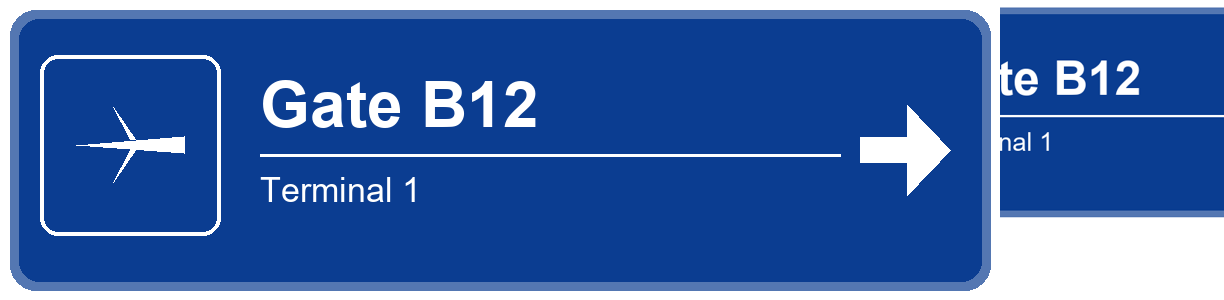
#> input picture data/images/_preprocess_preview.png, 1224 x 300 px
$ python -i preprocess.py   (imports and definitions only)
#> lines starting #> are read from the running program, lines starting #| are printed output that depends on the picture
from __future__ import annotations

import csv
from dataclasses import dataclass
from pathlib import Path

import cv2
import numpy as np
import torch
from torch.utils.data import Dataset, DataLoader
from PIL import Image, ImageEnhance

CLIP_MEAN = (0.48145466, 0.4578275, 0.40821073)
CLIP_STD = (0.26862954, 0.26130258, 0.27577711)
CLIP_INPUT_SIZE = 224

ROOT_DIR = Path(__file__).resolve().parents[2]
DEFAULT_MANIFEST = ROOT_DIR / "data" / "images" / "image_labels.csv"


def load_image(path: str | Path) -> Image.Image:

    bgr = cv2.imread(str(path), cv2.IMREAD_COLOR)
#> bgr is the input picture: shape (300, 1224, 3); mean B, G, R 166.2, 98.4, 58
    if bgr is None:
        raise FileNotFoundError(f"OpenCV could not read image: {path}")
    rgb = cv2.cvtColor(bgr, cv2.COLOR_BGR2RGB)
    return Image.fromarray(rgb)


def resize_and_crop(img: Image.Image, size: int = CLIP_INPUT_SIZE) -> Image.Image:

#> called with size = 224
    w, h = img.size
#> w = 1224; h = 300
    scale = size / min(w, h)
#> scale = 0.747
    new_w, new_h = round(w * scale), round(h * scale)
#> new_w = 914; new_h = 224
    img = img.resize((new_w, new_h), resample=Image.BICUBIC)
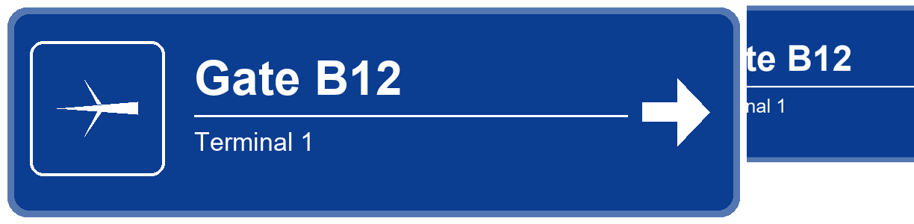
#> img: PIL image 914x224 RGB; mean R, G, B 57.8, 98.3, 166.1

    left = (new_w - size) // 2
#> left = 345
    top = (new_h - size) // 2
#> top = 0
    return img.crop((left, top, left + size, top + size))
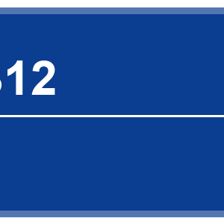
#> returned value: PIL image 224x224 RGB; mean R, G, B 36.7, 81.4, 156.6


def augment(img: Image.Image, angle_range: float = 10.0,
            brightness_range: tuple[float, float] = (0.75, 1.25)) -> Image.Image:

    import random
    angle = random.uniform(-angle_range, angle_range)
    out = img.rotate(angle, resample=Image.BICUBIC, fillcolor=img.getpixel((0, 0)))
    factor = random.uniform(*brightness_range)
    out = ImageEnhance.Brightness(out).enhance(factor)
    return out


def to_tensor_normalized(img: Image.Image) -> torch.Tensor:

#> (the run stopped early here; a loop or call above may not have finished)
